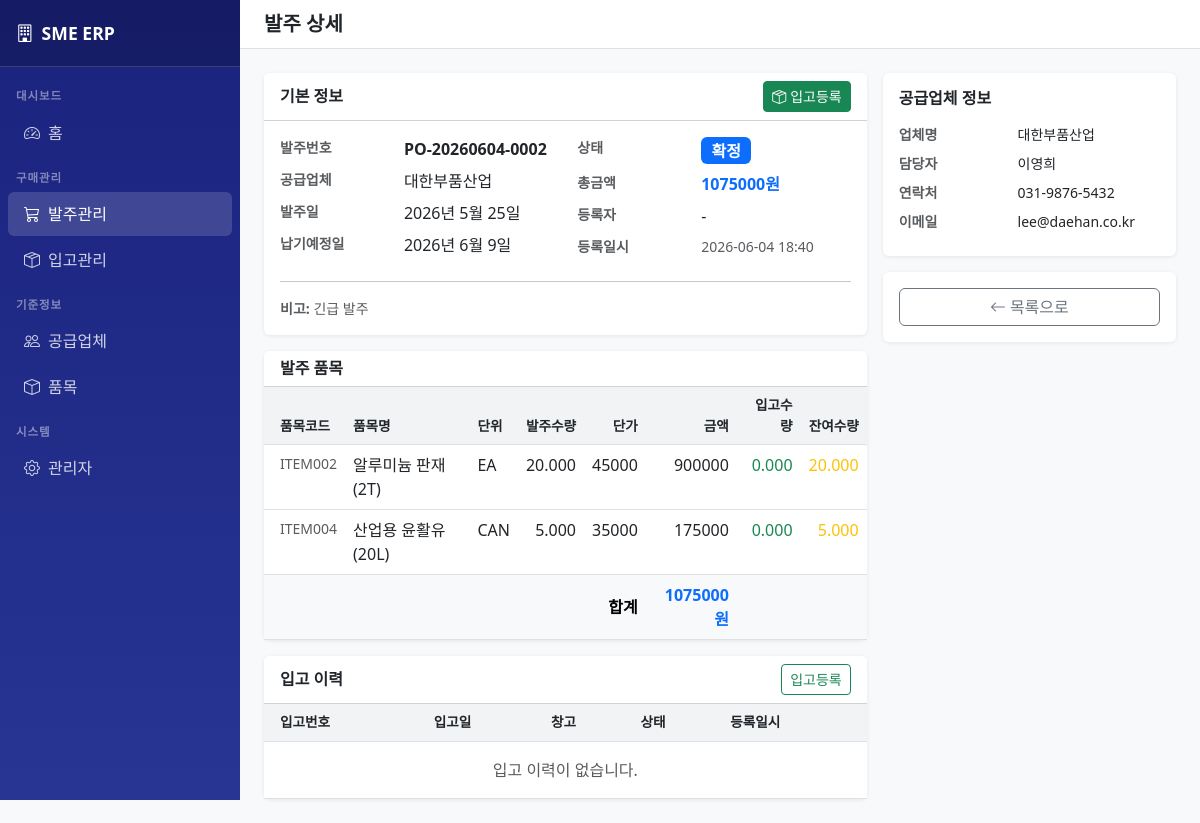
Page /purchase/orders/2/ on the committed database.
### purchase/models.py (models this page shows, shortened)
class PurchaseOrder(models.Model):
    STATUS_CHOICES = [
        ('DRAFT', '초안'),
        ('CONFIRMED', '확정'),
        ('PARTIAL', '부분입고'),
        ('COMPLETED', '완료'),
        ('CANCELLED', '취소'),
    ]
    order_no = models.CharField(max_length=30, unique=True, verbose_name='발주번호')
    supplier = models.ForeignKey(Supplier, on_delete=models.PROTECT, verbose_name='공급업체')
    order_date = models.DateField(verbose_name='발주일')
    expected_date = models.DateField(null=True, blank=True, verbose_name='납기예정일')
    status = models.CharField(max_length=20, choices=STATUS_CHOICES, default='DRAFT', verbose_name='상태')
    total_amount = models.DecimalField(max_digits=18, decimal_places=2, default=0, verbose_name='총금액')
    notes = models.TextField(blank=True, verbose_name='비고')
    created_by = models.ForeignKey(User, on_delete=models.SET_NULL, null=True, blank=True,
                                   related_name='purchase_orders', verbose_name='등록자')
    created_at = models.DateTimeField(auto_now_add=True, verbose_name='등록일시')
    updated_at = models.DateTimeField(auto_now=True, verbose_name='수정일시')
    class Meta:
        verbose_name = '발주'
        verbose_name_plural = '발주 목록'
        ordering = ['-created_at']

class PurchaseOrderItem(models.Model):
    order = models.ForeignKey(PurchaseOrder, on_delete=models.CASCADE, related_name='items', verbose_name='발주')
    item = models.ForeignKey(Item, on_delete=models.PROTECT, verbose_name='품목')
    quantity = models.DecimalField(max_digits=15, decimal_places=3, verbose_name='발주수량')
    unit_price = models.DecimalField(max_digits=15, decimal_places=2, verbose_name='단가')
    amount = models.DecimalField(max_digits=18, decimal_places=2, default=0, verbose_name='금액')
    received_quantity = models.DecimalField(max_digits=15, decimal_places=3, default=0, verbose_name='입고수량')
    class Meta:
        verbose_name = '발주품목'
        verbose_name_plural = '발주품목 목록'
    @property
    def remaining_quantity(self):
        return self.quantity - self.received_quantity

### common/models.py (models this page shows, shortened)
class Supplier(models.Model):
    code = models.CharField(max_length=20, unique=True, verbose_name='공급업체코드')
    name = models.CharField(max_length=100, verbose_name='공급업체명')
    business_no = models.CharField(max_length=20, blank=True, verbose_name='사업자번호')
    contact_person = models.CharField(max_length=50, blank=True, verbose_name='담당자')
    phone = models.CharField(max_length=20, blank=True, verbose_name='전화번호')
    email = models.EmailField(blank=True, verbose_name='이메일')
    address = models.TextField(blank=True, verbose_name='주소')
    is_active = models.BooleanField(default=True, verbose_name='사용여부')
    created_at = models.DateTimeField(auto_now_add=True, verbose_name='등록일시')
    class Meta:
        verbose_name = '공급업체'
        verbose_name_plural = '공급업체 목록'
        ordering = ['name']

class Item(models.Model):
    CATEGORY_CHOICES = [
        ('RAW', '원자재'),
        ('SUB', '부자재'),
        ('CONSUMABLE', '소모품'),
        ('EQUIPMENT', '설비'),
        ('OTHER', '기타'),
    ]
    code = models.CharField(max_length=20, unique=True, verbose_name='품목코드')
    name = models.CharField(max_length=100, verbose_name='품목명')
    category = models.CharField(max_length=20, choices=CATEGORY_CHOICES, default='RAW', verbose_name='분류')
    unit = models.CharField(max_length=20, default='EA', verbose_name='단위')
    standard_price = models.DecimalField(max_digits=15, decimal_places=2, default=0, verbose_name='표준단가')
    description = models.TextField(blank=True, verbose_name='설명')
    is_active = models.BooleanField(default=True, verbose_name='사용여부')
    created_at = models.DateTimeField(auto_now_add=True, verbose_name='등록일시')
    class Meta:
        verbose_name = '품목'
        verbose_name_plural = '품목 목록'
        ordering = ['name']

### purchase/views.py (the view)
# urls.py: path('orders/<int:pk>/', views.PurchaseOrderDetailView.as_view(), name='order_detail'),
class PurchaseOrderDetailView(DetailView):
    model = PurchaseOrder
    template_name = 'purchase/order_detail.html'
    context_object_name = 'order'
    def get_context_data(self, **kwargs):
        ctx = super().get_context_data(**kwargs)
        ctx['items'] = self.object.items.select_related('item').all()
        ctx['receipts'] = self.object.receipts.order_by('-created_at')
        return ctx

### templates/purchase/order_detail.html (shortened to what this page needs)
{% extends 'base.html' %}
{% block page_title %}발주 상세{% endblock %}
{% block content %}
<div class="row g-3">
    <div class="col-md-8">
        <div class="card mb-3">
            <div class="card-header bg-white d-flex justify-content-between align-items-center">
                <h6 class="mb-0 fw-bold">기본 정보</h6>
                <div class="d-flex gap-2">
                    {% if order.status == 'DRAFT' %}
                    <a href="/purchase/orders/{{ order.pk }}/edit/" class="btn btn-sm btn-outline-secondary">
                        <i class="bi bi-pencil me-1"></i>수정
                    </a>
                    <form method="post" action="/purchase/orders/{{ order.pk }}/confirm/" style="display:inline">
                        {% csrf_token %}
                        <button type="submit" class="btn btn-sm btn-primary"
                            onclick="return confirm('발주를 확정하시겠습니까?')">
                            <i class="bi bi-check-circle me-1"></i>발주확정
                        </button>
                    </form>
                    {% elif order.status == 'CONFIRMED' or order.status == 'PARTIAL' %}
                    <a href="/purchase/receipts/new/?order={{ order.pk }}" class="btn btn-sm btn-success">
                        <i class="bi bi-box-seam me-1"></i>입고등록
                    </a>
                    {% endif %}
                </div>
            </div>
            <div class="card-body">
                <div class="row">
                    <div class="col-md-6">
                        <dl class="row mb-0">
                            <dt class="col-sm-5 text-muted small">발주번호</dt>
                            <dd class="col-sm-7 fw-bold">{{ order.order_no }}</dd>
                            <dt class="col-sm-5 text-muted small">공급업체</dt>
                            <dd class="col-sm-7">{{ order.supplier.name }}</dd>
                            <dt class="col-sm-5 text-muted small">발주일</dt>
                            <dd class="col-sm-7">{{ order.order_date }}</dd>
                            <dt class="col-sm-5 text-muted small">납기예정일</dt>
                            <dd class="col-sm-7">{{ order.expected_date|default:"-" }}</dd>
                        </dl>
                    </div>
                    <div class="col-md-6">
                        <dl class="row mb-0">
                            <dt class="col-sm-5 text-muted small">상태</dt>
                            <dd class="col-sm-7"><span class="badge badge-{{ order.status }} fs-6">{{ order.get_status_display }}</span></dd>
                            <dt class="col-sm-5 text-muted small">총금액</dt>
                            <dd class="col-sm-7 fw-bold text-primary">{{ order.total_amount|floatformat:0 }}원</dd>
                            <dt class="col-sm-5 text-muted small">등록자</dt>
                            <dd class="col-sm-7">{{ order.created_by|default:"-" }}</dd>
                            <dt class="col-sm-5 text-muted small">등록일시</dt>
                            <dd class="col-sm-7 small text-muted">{{ order.created_at|date:"Y-m-d H:i" }}</dd>
                        </dl>
                    </div>
                </div>
                {% if order.notes %}
                <hr>
                <p class="mb-0 text-muted small"><strong>비고:</strong> {{ order.notes }}</p>
                {% endif %}
            </div>
        </div>
        <div class="card mb-3">
            <div class="card-header bg-white"><h6 class="mb-0 fw-bold">발주 품목</h6></div>
            <div class="card-body p-0">
                <div class="table-responsive">
                    <table class="table mb-0">
                        <thead>
                            <tr>
                                <th class="ps-3">품목코드</th>
                                <th>품목명</th>
                                <th>단위</th>
                                <th class="text-end">발주수량</th>
                                <th class="text-end">단가</th>
                                <th class="text-end">금액</th>
                                <th class="text-end">입고수량</th>
                                <th class="text-end">잔여수량</th>
                            </tr>
                        </thead>
                        <tbody>
                            {% for oi in items %}
                            <tr>
                                <td class="ps-3 text-muted small">{{ oi.item.code }}</td>
                                <td>{{ oi.item.name }}</td>
                                <td>{{ oi.item.unit }}</td>
                                <td class="text-end">{{ oi.quantity }}</td>
                                <td class="text-end">{{ oi.unit_price|floatformat:0 }}</td>
                                <td class="text-end fw-medium">{{ oi.amount|floatformat:0 }}</td>
                                <td class="text-end text-success">{{ oi.received_quantity }}</td>
                                <td class="text-end {% if oi.remaining_quantity == 0 %}text-muted{% else %}text-warning{% endif %}">
                                    {{ oi.remaining_quantity }}
                                </td>
                            </tr>
                            {% empty %}
                            <tr><td colspan="8" class="text-center text-muted py-3">품목이 없습니다.</td></tr>
                            {% endfor %}
                        </tbody>
                        <tfoot>
                            <tr class="table-light">
                                <td colspan="5" class="text-end fw-bold ps-3">합계</td>
                                <td class="text-end fw-bold text-primary">{{ order.total_amount|floatformat:0 }}원</td>
                                <td colspan="2"></td>
                            </tr>
                        </tfoot>
                    </table>
                </div>
            </div>
        </div>
        <div class="card">
            <div class="card-header bg-white d-flex justify-content-between align-items-center">
                <h6 class="mb-0 fw-bold">입고 이력</h6>
                {% if order.status == 'CONFIRMED' or order.status == 'PARTIAL' %}
                <a href="/purchase/receipts/new/?order={{ order.pk }}" class="btn btn-sm btn-outline-success">입고등록</a>
                {% endif %}
            </div>
            <div class="card-body p-0">
                <div class="table-responsive">
                    <table class="table mb-0">
                        <thead>
                            <tr>
                                <th class="ps-3">입고번호</th>
                                <th>입고일</th>
                                <th>창고</th>
                                <th>상태</th>
                                <th>등록일시</th>
                            </tr>
                        </thead>
                        <tbody>
                            {% for receipt in receipts %}
                            <tr>
                                <td class="ps-3">
                                    <a href="/purchase/receipts/{{ receipt.pk }}/" class="text-decoration-none fw-medium">{{ receipt.receipt_no }}</a>
                                </td>
                                <td>{{ receipt.receipt_date }}</td>
                                <td>{{ receipt.warehouse|default:"-" }}</td>
                                <td><span class="badge badge-{{ receipt.status }}">{{ receipt.get_status_display }}</span></td>
                                <td class="text-muted small">{{ receipt.created_at|date:"Y-m-d H:i" }}</td>
                            </tr>
                            {% empty %}
                            <tr><td colspan="5" class="text-center text-muted py-3">입고 이력이 없습니다.</td></tr>
                            {% endfor %}
                        </tbody>
                    </table>
                </div>
            </div>
        </div>
    </div>
    <div class="col-md-4">
        <div class="card">
            <div class="card-body">
                <h6 class="fw-bold mb-3">공급업체 정보</h6>
                <dl class="row mb-0 small">
                    <dt class="col-sm-5 text-muted">업체명</dt>
                    <dd class="col-sm-7">{{ order.supplier.name }}</dd>
                    <dt class="col-sm-5 text-muted">담당자</dt>
                    <dd class="col-sm-7">{{ order.supplier.contact_person|default:"-" }}</dd>
                    <dt class="col-sm-5 text-muted">연락처</dt>
                    <dd class="col-sm-7">{{ order.supplier.phone|default:"-" }}</dd>
                    <dt class="col-sm-5 text-muted">이메일</dt>
                    <dd class="col-sm-7">{{ order.supplier.email|default:"-" }}</dd>
                </dl>
            </div>
        </div>
        <div class="card mt-3">
            <div class="card-body">
                <a href="/purchase/orders/" class="btn btn-outline-secondary w-100">
                    <i class="bi bi-arrow-left me-1"></i>목록으로
                </a>
            </div>
        </div>
    </div>
</div>
{% endblock %}

### templates/base.html (style rules this page uses)
body { background-color: #f8f9fa; }
.card { border: none; box-shadow: 0 1px 4px rgba(0,0,0,0.08); }
.table th { background-color: #f1f3f5; font-weight: 600; font-size: 0.85rem; }
.badge-CONFIRMED { background-color: #0d6efd !important; }

### rows in the picture
PurchaseOrder: order_no "PO-20260604-0002", supplier.name "대한부품산업", order_date "2026년 5월 25일", expected_date "2026년 6월 9일", status "확정", total_amount "1075000", created_by "-", created_at "2026-06-04 18:40", notes "긴급 발주", supplier.contact_person "이영희", supplier.phone "031-9876-5432", supplier.email "lee@daehan.co.kr"
PurchaseOrderItem: item.code "ITEM002", item.name "알루미늄 판재 (2T)", item.unit "EA", quantity "20.000", unit_price "45000", amount "900000", received_quantity "0.000", remaining_quantity "20.000"
PurchaseOrderItem: item.code "ITEM004", item.name "산업용 윤활유 (20L)", item.unit "CAN", quantity "5.000", unit_price "35000", amount "175000", received_quantity "0.000", remaining_quantity "5.000"
